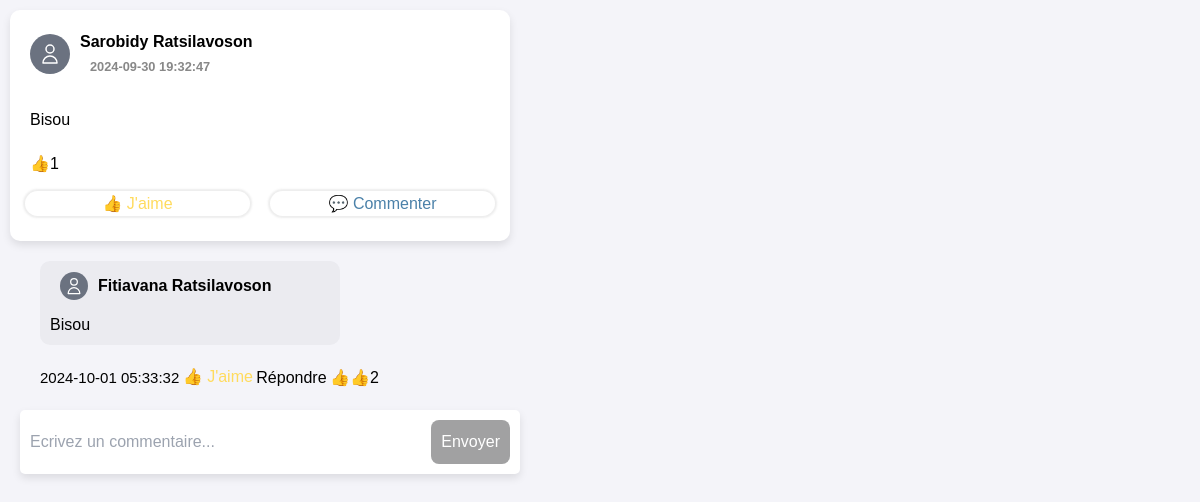
Screenshot of /afficher_commentaires.php?id_publication=4 (signed in) with the database file from the repository.
### tables this page shows
CREATE TABLE `publication` (
  `id` int NOT NULL AUTO_INCREMENT,
  `id_compte` int NOT NULL,
  `contenu` text NOT NULL,
  `date_lance` datetime DEFAULT NULL,
  PRIMARY KEY (`id`),
  KEY `id_compte` (`id_compte`),
  CONSTRAINT `publication_ibfk_1` FOREIGN KEY (`id_compte`) REFERENCES `compte` (`id`)
);

CREATE TABLE `compte` (
  `id` int NOT NULL AUTO_INCREMENT,
  `nom` varchar(100) NOT NULL,
  `prenom` varchar(100) NOT NULL,
  `email` varchar(100) NOT NULL,
  `mdp` varchar(100) NOT NULL,
  PRIMARY KEY (`id`)
);

CREATE TABLE `reaction` (
  `id` int NOT NULL AUTO_INCREMENT,
  `type_reaction` varchar(10) NOT NULL,
  `nom_reaction` varchar(10) DEFAULT NULL,
  `couleur_reaction` varchar(10) DEFAULT NULL,
  PRIMARY KEY (`id`)
);

CREATE TABLE `commentaire` (
  `id` int NOT NULL AUTO_INCREMENT,
  `id_compte` int NOT NULL,
  `id_publication` int NOT NULL,
  `contenu` text NOT NULL,
  `date_lance` datetime DEFAULT NULL,
  PRIMARY KEY (`id`),
  KEY `id_compte` (`id_compte`),
  KEY `id_publication` (`id_publication`),
  CONSTRAINT `commentaire_ibfk_1` FOREIGN KEY (`id_compte`) REFERENCES `compte` (`id`),
  CONSTRAINT `commentaire_ibfk_2` FOREIGN KEY (`id_publication`) REFERENCES `publication` (`id`)
);

### afficher_commentaires.php (the view, shortened to what this page needs)
<!DOCTYPE html>
<html lang="en">
<head>
    <link rel="stylesheet" href="index.php">
    <link rel="stylesheet" href="feuille.css">
    <script src="https://cdn.tailwindcss.com"></script>
</head>
<body>
<?php
include 'db_connect.php';
$id_compte = $_SESSION['id_user'];
if (isset($_POST['id_publication'])) {
    $id_publication = mysqli_real_escape_string($conn, $_POST['id_publication']);
} elseif (isset($_GET['id_publication'])) {
    $id_publication = mysqli_real_escape_string($conn, $_GET['id_publication']);
} else {
    echo 'Invalid request. Publication ID not provided.';
    exit();
}
$sqlPublication = "
    SELECT p.id, p.contenu, c.nom, c.prenom, p.date_lance
    FROM publication p
    JOIN compte c ON p.id_compte = c.id
    WHERE p.id = $id_publication";
$resultPublication = mysqli_query($conn, $sqlPublication);
if (mysqli_num_rows($resultPublication) > 0) {
    $rowPublication = mysqli_fetch_assoc($resultPublication);
    echo '<div class="publication">';
    echo '<div class="nom_prenom">';
    echo '<div class="h-10 w-10 overflow-hidden rounded-full">
            <svg xmlns="http://www.w3.org/2000/svg" fill="none" viewBox="0 0 24 24"
                class="h-10 w-10 p-2 text-white bg-gray-500 stroke-current">
                <path stroke-linecap="round" stroke-linejoin="round" stroke-width="1.5"
                d="M16 7a4 4 0 11-8 0 4 4 0 018 0zM12 14a7 7 0 00-7 7h14a7 7 0 00-7-7z"></path>
            </svg>
        </div>
    ';
    echo '<p>' . htmlspecialchars($rowPublication['prenom']) . ' ' . htmlspecialchars($rowPublication['nom']);
    echo '</br><small>' . htmlspecialchars($rowPublication['date_lance']) . '</small>';
    echo '</p>';
    echo '</div>';
    echo '<p class="contenu">' . htmlspecialchars($rowPublication['contenu']) . '</p>';
    $id_publication = $rowPublication['id'];
    $sqlCount = "SELECT COUNT(*) AS total_reactions FROM reaction_publication WHERE id_publication = $id_publication";
    $resultCount = mysqli_query($conn, $sqlCount);
    $rowCount = mysqli_fetch_assoc($resultCount);
    $nombre_reactions = $rowCount['total_reactions'];
    echo '<div class="nombre_reactions_commentaires">';
    if ($nombre_reactions > 0) {
        echo '<form class="voir_reaction" action="afficher_reactions.php" method="get">';
        echo '<input type="submit" value="';
        $reactions_existant = "SELECT r.type_reaction FROM reaction_publication rp
        JOIN reaction r ON rp.id_reaction = r.id
        WHERE rp.id_publication = $id_publication";
        $result_reactions_existant = mysqli_query($conn, $reactions_existant);
        while($row = mysqli_fetch_assoc($result_reactions_existant))
        {
            echo $row['type_reaction'];
        }
        if($nombre_reactions != 0)
        {
            echo $nombre_reactions .'">';
        }
        echo '</div>';
    }
    echo '<div class="buttons">';
    echo '<div class="reaction-container_' . htmlspecialchars($id_publication) . '">';
    $sqlUserReaction = "SELECT r.type_reaction,r.couleur_reaction, r.nom_reaction FROM reaction_publication rp
            JOIN reaction r ON rp.id_reaction = r.id
            WHERE rp.id_publication = $id_publication AND rp.id_compte = $id_compte";
    $resultUserReaction = mysqli_query($conn, $sqlUserReaction);
    if(mysqli_num_rows($resultUserReaction) > 0) {
        $userReaction = mysqli_fetch_assoc($resultUserReaction);
        echo '<div class="like-button_' . htmlspecialchars($id_publication) . '">' . $userReaction['type_reaction'];
        echo '<span style="color: ' . htmlspecialchars($userReaction["couleur_reaction"]) . ';"> ';
        echo $userReaction['nom_reaction'];
        echo '</span> ';
        echo '</div>';
    } else {
        echo '<div class="like-button_' . htmlspecialchars($id_publication) . '">👍 J\'aime';
        echo '</div>';
    }
            include 'db_connect.php';
            echo '</div>';
            echo '<div class="emoji_commenter"><a href="afficher_commentaires.php?id_publication='. $id_publication . '">💬 Commenter</a></div>';
    echo '</div>';
    echo '</div>';
    echo '<div class="ensemble_commentaires">';
    $sql = "
        SELECT rp.date_lance, rp.id, rp.id_compte, rp.contenu, c.nom, c.prenom
        FROM commentaire rp
        JOIN compte c ON rp.id_compte = c.id
        WHERE rp.id_publication = $id_publication";
    $result = mysqli_query($conn, $sql);
    if (mysqli_num_rows($result) > 0) {
        while ($row = mysqli_fetch_assoc($result)) {
            echo '<div class="commentaire">';
            echo '<div class="nom_prenom">';
            echo '<div class="h-7 w-7 overflow-hidden rounded-full">
            <svg xmlns="http://www.w3.org/2000/svg" fill="none" viewBox="0 0 24 24"
                class="h-7 w-7 p-1 text-white bg-gray-500 stroke-current">
                <path stroke-linecap="round" stroke-linejoin="round" stroke-width="1.5"
                d="M16 7a4 4 0 11-8 0 4 4 0 018 0zM12 14a7 7 0 00-7 7h14a7 7 0 00-7-7z"></path>
            </svg>
        </div>
    ';
            echo "<p class='nom_prenom'>" . $row['prenom'] . ' ' . $row['nom'] . '<br>';
            echo '</div>';
            echo '<div class="contenu_commentaire">' . htmlspecialchars($row['contenu']) . '</div>';
            $id_commentaire = $row['id'];
            echo '</div>';
            echo '<div class="bouton_commentaire">';
            echo "<div><small class='date_lance_commentaire'> " . htmlspecialchars($row['date_lance']) . "</small></div>";
            echo '<div class="reaction-container_' . htmlspecialchars($id_commentaire) . '">';
            $sqlUserReaction = "SELECT r.type_reaction,r.couleur_reaction, r.nom_reaction FROM reaction_commentaire rp
                    JOIN reaction r ON rp.id_reaction = r.id
                    WHERE rp.id_commentaire = $id_commentaire AND rp.id_compte = $id_compte";
            $resultUserReaction = mysqli_query($conn, $sqlUserReaction);
            if(mysqli_num_rows($resultUserReaction) > 0) {
                $userReaction = mysqli_fetch_assoc($resultUserReaction);
                echo '<div class="like-button_' . htmlspecialchars($id_commentaire) . '">' . $userReaction['type_reaction'];
                echo '<span style="color: ' . htmlspecialchars($userReaction["couleur_reaction"]) . ';"> ';
                echo $userReaction['nom_reaction'];
                echo '</span> ';
                echo '</div>';
            } else {
                echo '<div class="like-button_' . htmlspecialchars($id_commentaire) . '">J\'aime';
                echo '</div>';
            }
            include 'db_connect.php';
            echo '</div>';
            echo '<div><a href="voir_reponses.php?id_compte=' . $id_compte . '&id_commentaire=' . $id_commentaire . '&id_publication=' . $id_publication .'">Répondre</a></div>';
            echo '<div class="nombre_reaction_commentaire">';
            $sqlCount = "SELECT COUNT(*) AS total_reactions FROM reaction_commentaire WHERE id_commentaire = $id_commentaire";
            $resultCount = mysqli_query($conn, $sqlCount);
            $rowCount = mysqli_fetch_assoc($resultCount);
            $nombre_reactions = $rowCount['total_reactions'];
            $reactions_existant = "SELECT r.type_reaction FROM reaction_commentaire rp
                JOIN reaction r ON rp.id_reaction = r.id
                WHERE rp.id_commentaire = $id_commentaire";
                $result_reactions_existant = mysqli_query($conn, $reactions_existant);
                while($row = mysqli_fetch_assoc($result_reactions_existant))
                {
                    echo $row['type_reaction'];
                }
                if($nombre_reactions != 0)
                {
                    echo $nombre_reactions;
                }
                echo '</div>';
                echo '</div>';
        }
    }
    echo '</div>';
} else {
    echo 'No publication found with this ID.';
}
echo '<form class="form_ecrire_commentaire" action="commentaire.php" method="post">';
    echo '<input class="ecrire_commentaire" name="contenu" placeholder="Ecrivez un commentaire...">';
    echo '<button type="submit">Envoyer</button>';
    echo '</form>';
?>
</body>
</html>

### feuille.css (style rules this page uses)
body { font-family: Arial, sans-serif; margin: 0; padding: 0; background-color: #f4f4f9; }
.publication { background-color: white; border-radius: 10px; padding : 10px 0; margin: 10px 10px 0 10px; max-width: 500px; box-shadow: 0 4px 8px rgba(0, 0, 0, 0.1); }
.publication p, .commentaire p { font-size: 16px; margin: 10px; }
.publication small, .commentaire small { color: #888; margin: 10px; }
.nom_prenom { font-weight: bolder; display: flex; margin: 0 20px; align-items: center; }
.contenu { padding: 10px 10px; }
.voir_reaction input, .voir_commentaire input { background: none; border: none; }
.nombre_reactions_commentaires { display: flex; flex-direction: row; justify-content: space-between; align-items: center; padding: 0 20px; }
.buttons { display: flex; flex-direction: row; justify-content: space-between; align-items: center; margin: 15px; gap: 20px; }
a { color: #0a0104e7; border: none; cursor: pointer; font-size: 16px; text-decoration: none; }
.bouton_commentaire { display: none; }
.bouton_commentaire { display: flex; flex-direction: row; align-items: center; justify-content: space-between; max-width: 350px; margin: 20px; }
.commentaire { background-color: #dfe0e77a; border-radius: 10px; max-width: 300px; padding-top: 3px; padding-bottom: 3px; margin: 20px; }
.contenu_commentaire { padding: 5px 10px; }
.date_lance_commentaire { font-size: 15px; }
.form_ecrire_commentaire { margin: 20px; display: flex; align-items: center; gap: 10px; border-radius: 5px; background: white; max-width: 500px; justify-content: space-between; padding: 10px; box-shadow: 0 4px 8px rgba(0, 0, 0, 0.1); position: sticky; bottom: 0; z-index: 1000; }
.form_ecrire_commentaire button { background-color: #777779b0; border: none; color: white; padding: 10px; border-radius: 8px; cursor: pointer; }
.ecrire_commentaire { border: none; background: none; }
.ensemble_commentaires { margin-top: 20px; margin-left: 20px; max-width: 500px; }
.emoji_commenter { font-size: 20px; color: #4b81a9; width: 50%; padding: 10px; display: flex; justify-content: center; align-items: center; height: 25px; border-radius: 25px; box-shadow: 0 0 2px 2px rgba(80, 80, 80, 0.1); }
.nombre_reaction_commentaire { width: 60px; }

### rows the page displays
publication: id_compte.prenom "Sarobidy", id_compte.nom "Ratsilavoson", date_lance "2024-09-30 19:32:47", contenu "Bisou"
reaction: type_reaction "👍1", type_reaction "👍", nom_reaction "J'aime"
commentaire: id_compte.prenom "Fitiavana", id_compte.nom "Ratsilavoson", contenu "Bisou", date_lance "2024-10-01 05:33:32", reaction.type_reaction "👍", reaction.nom_reaction "J'aime", nombre_reactions "2"
